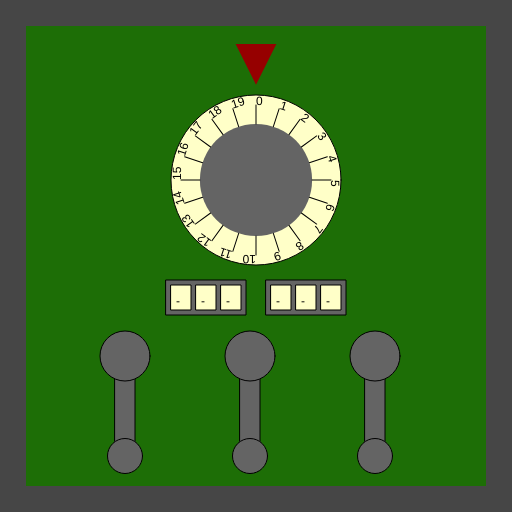
Frame 1 (no input)
Frame 60 (no input): identical to frame 1, image omitted
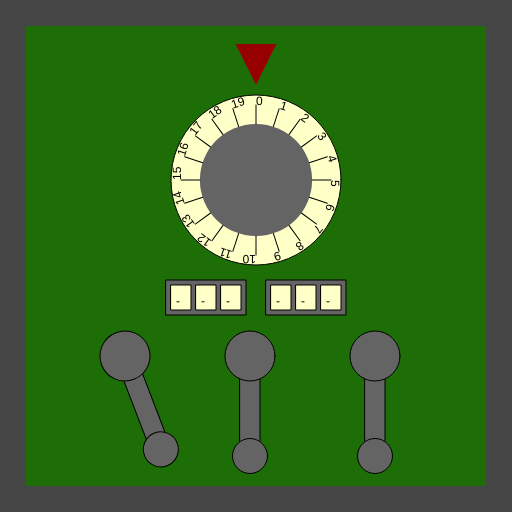
Frame 120 (the mouse pressed at the canvas centre since frame 60)

The p5.js sketch that drew these frames (run headless with seeded random() and noise() and a simulated clock; from frame 60 on, the mouse is pressed at the canvas centre):

// p5.js sketch
// ── sketch.js
/*

Officer: 5871867
CaseNum: 303-3-38336609-5871867

Case 303 - The Case of the Crooked Attorney
Stage 4 - The Courthouse

Torvalds has his final safe in his courthouse chambers. Luckily there is a court case proceeding.
You can sneak into his chambers whilst he makes his closing statement.

Crack the safe by doing the following:

	When the mouse button is released:
	- Use the 'map' function to scale mouseY to values ranging from 2 to 10.
	- Assign the output to Secure_Vault_Val_a

	Whilst the mouse is being dragged:
	- Use the 'random' function to produce random values ranging from 3 to 18.
	- Assign the output to Secure_Vault_Val_b

	When any key is pressed:
	- Make Secure_Vault_Val_c equal to the value of 'keyCode'

	When the mouse button is pressed:
	- Use the 'map' function to scale mouseY to values ranging from 21 to 78.
	- Assign the output to Secure_Vault_Val_d

	When the mouse button is released:
	- Use the 'map' function to scale mouseY to values ranging from 18 to 69.
	- Assign the output to Secure_Vault_Val_e

	Whilst the mouse is being dragged:
	- Use the 'map' function to scale mouseX to values ranging from 9 to 77.
	- Assign the output to Secure_Vault_Val_f



This time you'll need to create the relevant event handlers yourself.

There are many possible ways of investigating this case, but you
should use ONLY the following commands:

	- The assignment operator aka. the equals sign !
	- mouseX, mouseY
	- key, keyCode
	- random
	- map

*/

//declare the variables

var Secure_Vault_Val_a;
var Secure_Vault_Val_b;
var Secure_Vault_Val_c;
var Secure_Vault_Val_d;
var Secure_Vault_Val_e;
var Secure_Vault_Val_f;


function preload()
{
	//IMAGES WILL BE LOADED HERE

}

function setup()
{
	createCanvas(512,512);

	//initialise the variables
	Secure_Vault_Val_a = 0;
	Secure_Vault_Val_b = "";
	Secure_Vault_Val_c = "";
	Secure_Vault_Val_d = 0;
	Secure_Vault_Val_e = 0;
	Secure_Vault_Val_f = 0;

}

///////////////////EVENT HANDLERS///////////////////

//Create event handlers here to open the safe ...

// When the mouse button is released:
// - Use the 'map' function to scale mouseY to values ranging from 2 to 10.
// - Assign the output to Secure_Vault_Val_a

// When the mouse button is released:
// - Use the 'map' function to scale mouseY to values ranging from 18 to 69.
// - Assign the output to Secure_Vault_Val_e
function mouseReleased(){
	Secure_Vault_Val_a = (mouseY,0,512,width,2,10);
	Secure_Vault_Val_e = (mouseY,0,512,width,18,69);
}

// Whilst the mouse is being dragged:
// - Use the 'random' function to produce random values ranging from 3 to 18.
// - Assign the output to Secure_Vault_Val_b


// Whilst the mouse is being dragged:
// - Use the 'map' function to scale mouseX to values ranging from 9 to 77.
// - Assign the output to Secure_Vault_Val_f
function mouseDragged(){
	Secure_Vault_Val_b = 10; 
	Secure_Vault_Val_f = 10;
}

// When any key is pressed:
// - Make Secure_Vault_Val_c equal to the value of 'keyCode'
function keyPressed(){
	Secure_Vault_Val_c = keyCode; 
}

// When the mouse button is pressed:
// - Use the 'map' function to scale mouseY to values ranging from 21 to 78.
// - Assign the output to Secure_Vault_Val_d
function mousePressed(){
	Secure_Vault_Val_d = 21; 
}






///////////////DO NOT CHANGE CODE BELOW THIS POINT///////////////////

function draw()
{

	//Draw the safe door
	background(70);
	noStroke();
	fill(29,110,6);
	rect(26,26,width-52,width-52);

	//Draw the combination dial
	push();
	translate(256,180);
	drawDial(170,Secure_Vault_Val_a,20);
	pop();

	//Draw the spinners
	push();
	translate(206,280);
	drawSpinner(3, Secure_Vault_Val_b);
	pop();

	push();
	translate(306,280);
	drawSpinner(3, Secure_Vault_Val_c);
	pop();

	//Draw the levers
	push();
	translate(125,356);
	drawLever(Secure_Vault_Val_d);
	pop();

	push();
	translate(250,356);
	drawLever(Secure_Vault_Val_e);
	pop();

	push();
	translate(375,356);
	drawLever(Secure_Vault_Val_f);
	pop();

}

function drawDial(diameter,num,maxNum)
{
	//the combination lock

	var r = diameter * 0.5;
	var p = r * 0.6;

	stroke(0);
	fill(255,255,200);
	ellipse(0,0,diameter,diameter);
	fill(100);
	noStroke();
	ellipse(0,0,diameter*0.66,diameter*0.66);
	fill(150,0,0);
	triangle(
		-p * 0.4,-r-p,
		p * 0.4,-r-p,
		0,-r-p/5
	);

	noStroke();

	push();
	var inc = 360/maxNum;

	rotate(radians(-num * inc));
	for(var i = 0; i < maxNum; i++)
	{
		push();
		rotate(radians(i * inc));
		stroke(0);
		line(0,-r*0.66,0,-(r-10));
		noStroke();
		fill(0);
		text(i,0,-(r-10));
		pop();
	}

	pop();
}

function drawLever(rot)
{
	push();
	rotate(radians(-rot))
	stroke(0);
	fill(100);
	rect(-10,0,20,100);
	ellipse(0,0,50,50);
	ellipse(0,100,35,35);
	pop();
}

function drawSpinner(numSpinners, val)
{
	var sw = 20;
	var ow = (sw + 5) * numSpinners + 5;
	stroke(0);
	fill(100);
	rect(-ow/2,0,ow,35);
	if(typeof(val) == "number")
	{
		val = floor(val).toString(); //convert to string
	}
	var d = numSpinners - val.length;

	for(var d = numSpinners - val.length; d > 0; d--)
	{
		val = "-" + val;
	}

	for(var i = 0; i < numSpinners; i++)
	{
		stroke(0);
		fill(255,255,200);
		rect(-ow/2 + i * (sw + 5) + 5,5,20,25);
		fill(0);
		noStroke();
		text(val[i],-ow/2 + sw/2 + i * (sw +5),25);
	}

}
